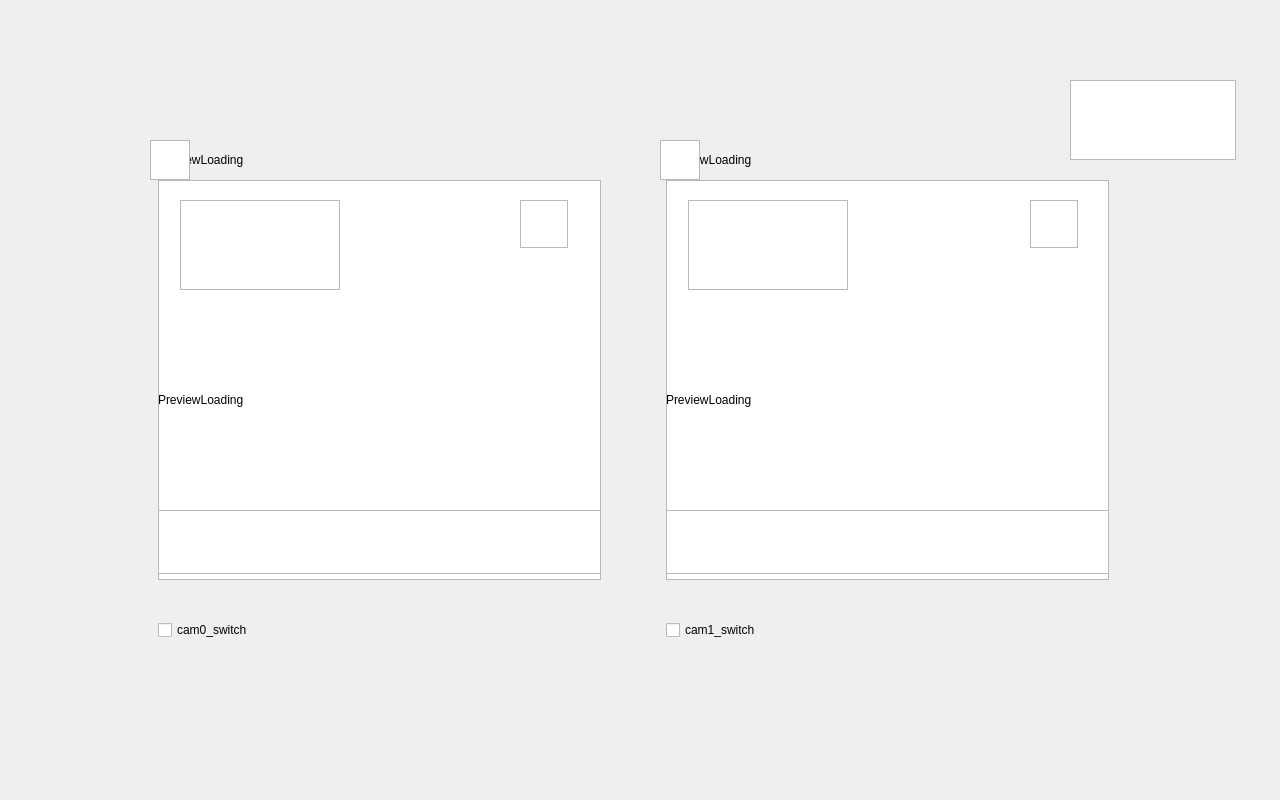
<?xml version="1.0" encoding="UTF-8"?>
<ui version="4.0">
 <class>IPCModeWindow</class>
 <widget class="QDialog" name="IPCModeWindow">
  <property name="enabled">
   <bool>true</bool>
  </property>
  <property name="geometry">
   <rect>
    <x>0</x>
    <y>0</y>
    <width>1280</width>
    <height>800</height>
   </rect>
  </property>
  <property name="windowTitle">
   <string>IPCModeWindow</string>
  </property>
  <widget class="QGraphicsView" name="gv_cam0">
   <property name="geometry">
    <rect>
     <x>158</x>
     <y>180</y>
     <width>443</width>
     <height>400</height>
    </rect>
   </property>
  </widget>
  <widget class="QGraphicsView" name="gv_cam1">
   <property name="geometry">
    <rect>
     <x>666</x>
     <y>180</y>
     <width>443</width>
     <height>400</height>
    </rect>
   </property>
  </widget>
  <widget class="QLabel" name="tl_loading_0">
   <property name="geometry">
    <rect>
     <x>158</x>
     <y>380</y>
     <width>443</width>
     <height>40</height>
    </rect>
   </property>
   <property name="text">
    <string>PreviewLoading</string>
   </property>
  </widget>
  <widget class="QLabel" name="tl_loading_1">
   <property name="geometry">
    <rect>
     <x>666</x>
     <y>380</y>
     <width>443</width>
     <height>40</height>
    </rect>
   </property>
   <property name="text">
    <string>PreviewLoading</string>
   </property>
  </widget>
  <widget class="QLabel" name="rtsp_url0">
   <property name="geometry">
    <rect>
     <x>158</x>
     <y>140</y>
     <width>443</width>
     <height>40</height>
    </rect>
   </property>
   <property name="text">
    <string>PreviewLoading</string>
   </property>
  </widget>
  <widget class="QLabel" name="rtsp_url1">
   <property name="geometry">
    <rect>
     <x>666</x>
     <y>140</y>
     <width>443</width>
     <height>40</height>
    </rect>
   </property>
   <property name="text">
    <string>PreviewLoading</string>
   </property>
  </widget>
  <widget class="QGraphicsView" name="takepic_btn0">
   <property name="geometry">
    <rect>
     <x>158</x>
     <y>510</y>
     <width>443</width>
     <height>64</height>
    </rect>
   </property>
  </widget>
  <widget class="QGraphicsView" name="takepic_btn1">
   <property name="geometry">
    <rect>
     <x>666</x>
     <y>510</y>
     <width>443</width>
     <height>64</height>
    </rect>
   </property>
  </widget>
  <widget class="QGraphicsView" name="cam0_set_btn">
   <property name="geometry">
    <rect>
     <x>520</x>
     <y>200</y>
     <width>48</width>
     <height>48</height>
    </rect>
   </property>
  </widget>
  <widget class="QGraphicsView" name="cam1_set_btn">
   <property name="geometry">
    <rect>
     <x>1030</x>
     <y>200</y>
     <width>48</width>
     <height>48</height>
    </rect>
   </property>
  </widget>
  <widget class="QGraphicsView" name="cam0_hint">
   <property name="geometry">
    <rect>
     <x>150</x>
     <y>140</y>
     <width>40</width>
     <height>40</height>
    </rect>
   </property>
  </widget>
  <widget class="QGraphicsView" name="cam1_hint">
   <property name="geometry">
    <rect>
     <x>660</x>
     <y>140</y>
     <width>40</width>
     <height>40</height>
    </rect>
   </property>
  </widget>
  <widget class="QCheckBox" name="cam0_switch">
   <property name="geometry">
    <rect>
     <x>158</x>
     <y>580</y>
     <width>443</width>
     <height>100</height>
    </rect>
   </property>
   <property name="text">
    <string>cam0_switch</string>
   </property>
  </widget>
  <widget class="QCheckBox" name="cam1_switch">
   <property name="geometry">
    <rect>
     <x>666</x>
     <y>580</y>
     <width>443</width>
     <height>100</height>
    </rect>
   </property>
   <property name="text">
    <string>cam1_switch</string>
   </property>
  </widget>
  <widget class="QGraphicsView" name="gv_cam0_snap">
   <property name="geometry">
    <rect>
     <x>180</x>
     <y>200</y>
     <width>160</width>
     <height>90</height>
    </rect>
   </property>
  </widget>
  <widget class="QGraphicsView" name="gv_cam1_snap">
   <property name="geometry">
    <rect>
     <x>688</x>
     <y>200</y>
     <width>160</width>
     <height>90</height>
    </rect>
   </property>
  </widget>
  <widget class="QGraphicsView" name="gv_shutdown">
   <property name="geometry">
    <rect>
     <x>1070</x>
     <y>80</y>
     <width>166</width>
     <height>80</height>
    </rect>
   </property>
  </widget>
 </widget>
 <resources/>
 <connections/>
</ui>
